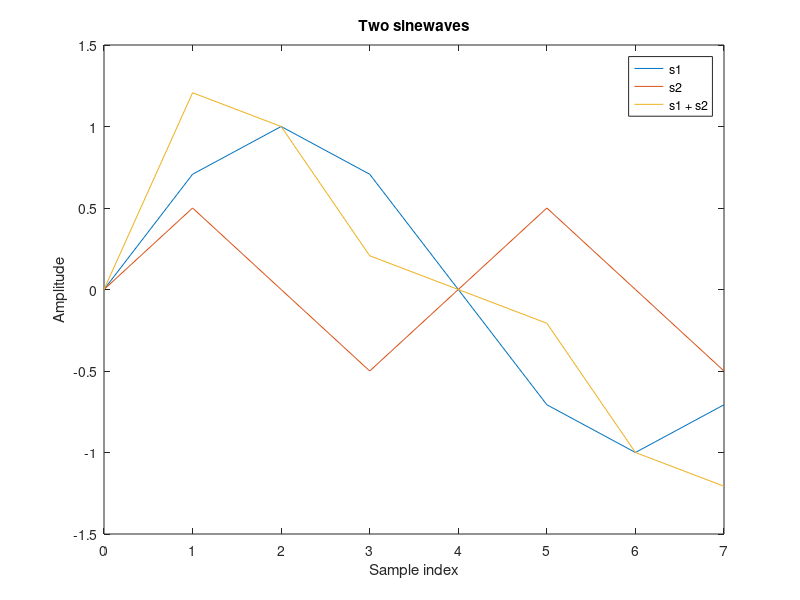
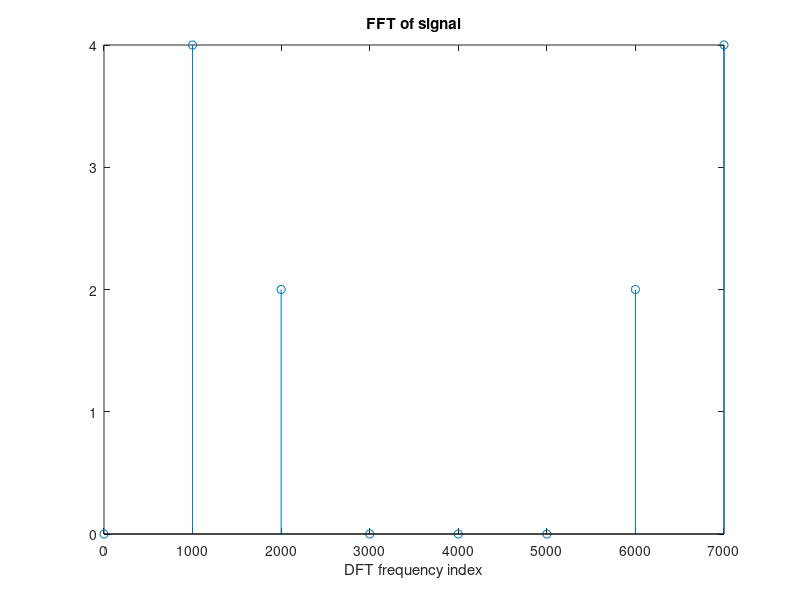
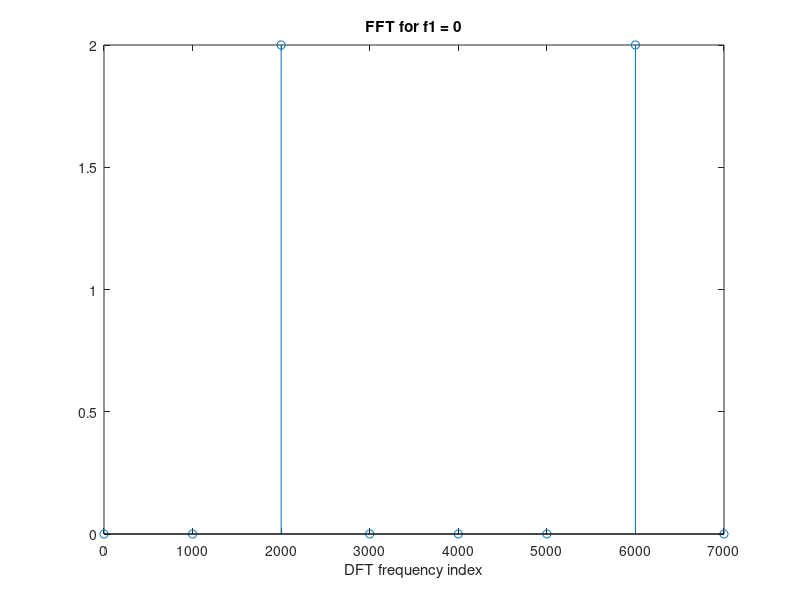
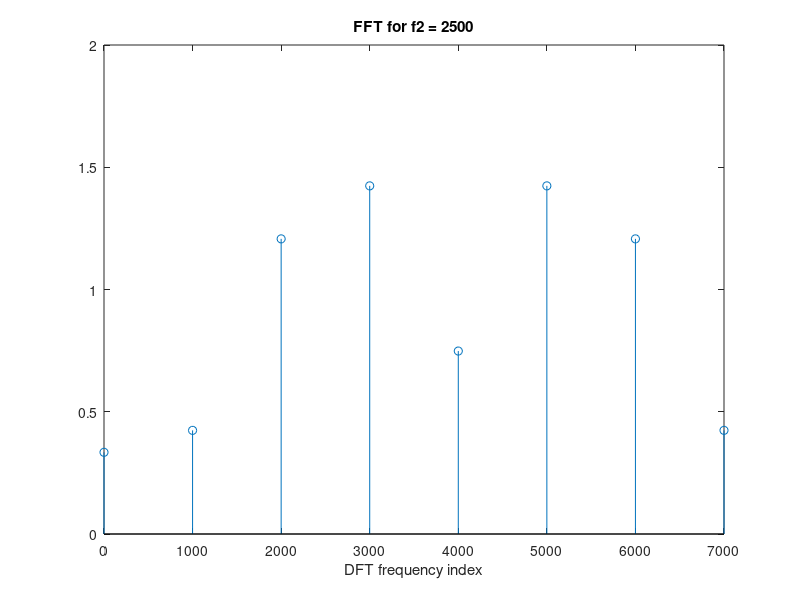

MATLAB code for these plots, in order:
%% Ex 1 -- DFT leakage & zero-padding

clear;
close all;

A1 = 1;
A2 = 0.5;
fs = 8000;
f1 = 1000;
f2 = 2000;
N = 8;
ts = 1/fs;
%plot_t = linspace(0, 8000, N);
plot_t = linspace(0, N-1, N) * (fs/N);

t = 0:N-1;
s1 = A1 * sin(2*pi*f1*t*ts);
s2 = A2 * sin(2*pi*f2*t*ts);
s = s1 + s2;

figure;
plot(t, s1);
hold on;
plot(t, s2);
hold on;
plot(t, s);
title('Two sinewaves');
xlabel('Sample index');
ylabel('Amplitude');
legend('s1', 's2', 's1 + s2');

%% computing dft using fft
dft_s = fft(s);

figure;
stem(plot_t, abs(dft_s));
title('FFT of signal');
xlabel('DFT frequency index');
ylim([0, 4]);

%% f1 = 0
% there should only be values hitting 2kHz

dft_s2 = fft(s2);

figure;
stem(plot_t, abs(dft_s2));
title('FFT for f1 = 0');
xlabel('DFT frequency index');

%% f2 = 2500Hz
% the energy from f2 should be distributed to the adjacent frequencies
f2 = 2500;
s2 = A2 * sin(2*pi*f2*t*ts);
dft_s2 = fft(s2);

figure;
stem(plot_t, abs(dft_s2));
title('FFT for f2 = 2500');
xlabel('DFT frequency index');

%% increasing the number of samples for a better observation of the leakage
% only N = 8 samples are not 0
K = 64;
k = zeros(1, K);
s1_k = zeros(1, K);
s2_k = zeros(1, K);
s_k = zeros(1, K);
v = linspace(0, fs, K);

for i = 1:N
   s1_k(K-i+1) =  A1 * sin(2*pi*f1*i*ts);
   s2_k(K-i+1) =  A2 * sin(2*pi*f2*i*ts);
   s_k(K-i+1) = s1_k(K-i+1) + s2_k(K-i+1);
end

plot_t_k = linspace(0, 8000, K);

dft_s_k = fft(s_k);
figure;
stem(v, abs(dft_s_k));
title('FFT of signal with zero padding');
xlabel('DFT frequency index');
%ylim([0, 4]);


%% f2 = 2000 Hz, still using zero padding 
f2 = 2000;
for i = 1:N
   s2_k(K-i+1) =  A2 * sin(2*pi*f2*i*ts);
end
s_k = s1_k + s2_k;
dft_s_k = fft(s_k);

figure;
stem(v, abs(dft_s_k));
title('FFT for f2 = 2000 with zero padding');
xlabel('DFT frequency index');
